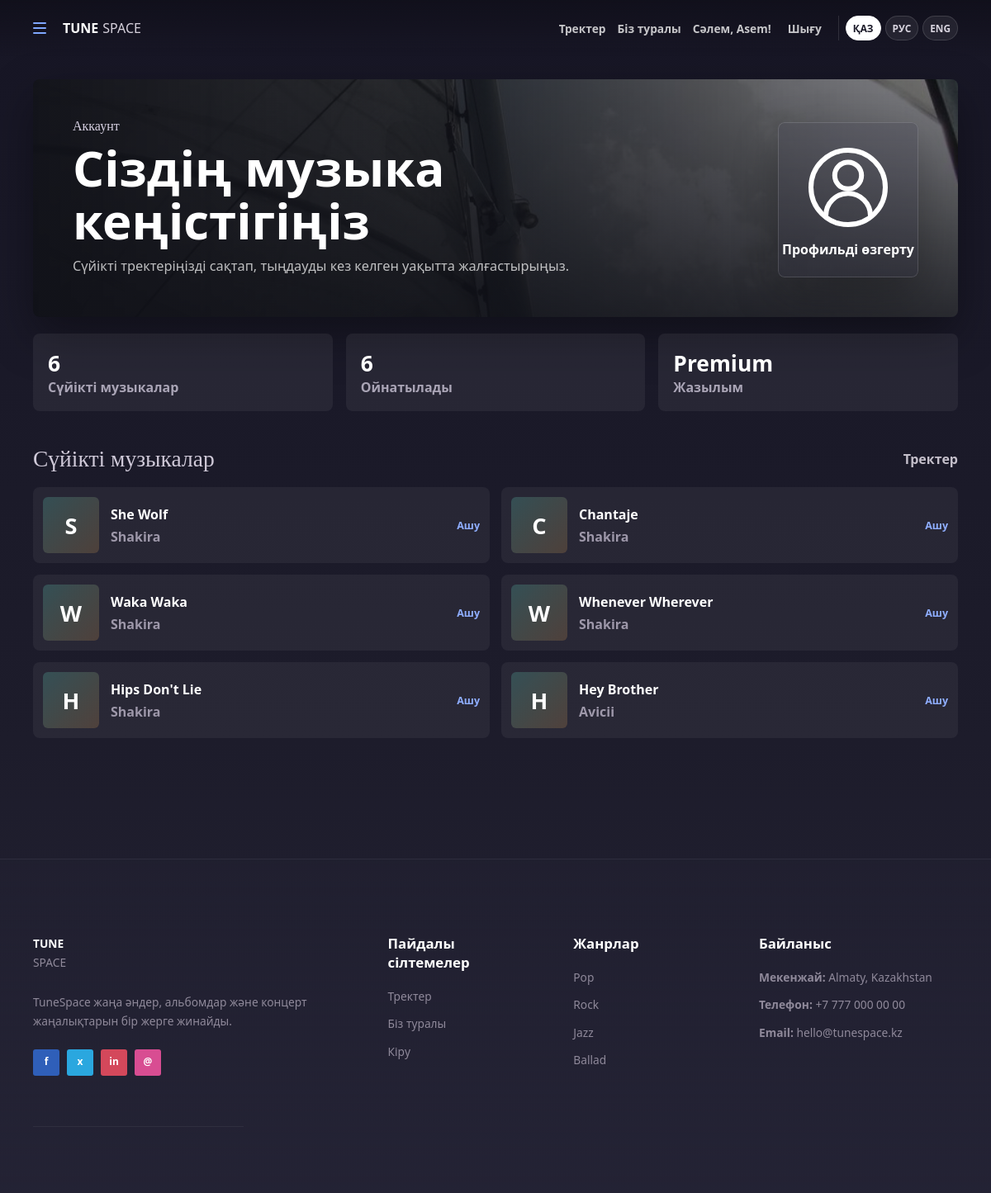
The app's page /users/account/ (signed in) with its own data.
### users/models.py (models this page shows, shortened)
class UserProfile(models.Model):
    GENDER_CHOICES = [
        ("", "Not set"),
        ("female", "Female"),
        ("male", "Male"),
        ("other", "Other"),
    ]
    SUBSCRIPTION_CHOICES = [
        ("free", "Free"),
        ("premium", "Premium"),
        ("gold", "Gold"),
    ]
    user = models.OneToOneField(settings.AUTH_USER_MODEL, on_delete=models.CASCADE, related_name="profile")
    display_name = models.CharField(max_length=120, blank=True)
    photo = models.ImageField(upload_to="profiles/", blank=True, null=True)
    age = models.PositiveIntegerField(blank=True, null=True)
    gender = models.CharField(max_length=20, choices=GENDER_CHOICES, blank=True)
    city = models.CharField(max_length=120, blank=True)
    interests = models.TextField(blank=True)
    subscription = models.CharField(max_length=20, choices=SUBSCRIPTION_CHOICES, default="free")
    email_notifications = models.BooleanField(default=True)
    release_notifications = models.BooleanField(default=True)
    verification_requested = models.BooleanField(default=False)

### books/models.py (models this page shows, shortened)
class Book(models.Model):
    STATUS_DRAFT = "draft"
    STATUS_PUBLISHED = "published"
    STATUS_CHOICES = [
        (STATUS_DRAFT, "Draft"),
        (STATUS_PUBLISHED, "Published"),
    ]
    title = models.CharField(max_length=200)
    author = models.ForeignKey(Author, on_delete=models.CASCADE, related_name="books")
    description = models.TextField()
    cover = models.ImageField(upload_to="books/", blank=True, null=True)
    audio_file = models.FileField(upload_to="tracks/", blank=True, null=True)
    created_at = models.DateTimeField(auto_now_add=True)
    status = models.CharField(max_length=20, choices=STATUS_CHOICES, default=STATUS_DRAFT)
    published_year = models.PositiveIntegerField(default=2001)
    genres = models.ManyToManyField(Genre, blank=True, related_name="books")
    objects = models.Manager()
    recent_books = RecentBookManager()
    class Meta:
        ordering = ["-created_at"]

class Author(models.Model):
    name = models.CharField(max_length=150, unique=True)
    birthdate = models.DateField()
    def __str__(self):
        return self.name

### users/views.py (the view)
# urls.py: path("account/", views.account, name="account"),
@login_required
def account(request):
    profile, _ = UserProfile.objects.get_or_create(user=request.user)
    favorite_tracks = Book.objects.select_related("author").order_by("-created_at")[:6]
    playable_count = sum(1 for track in favorite_tracks if track.audio_file)
    return render(
        request,
        "users/account.html",
        {
            "favorite_tracks": favorite_tracks,
            "playable_count": playable_count,
            "profile": profile,
        },
    )

### online_library/context_processors.py (called while the page is built)
def ui_text(request):
    return {
        "active_language": (get_language() or "kk").split("-")[0],
        "ui": get_ui_text(get_language()),
    }

### online_library/translations.py (called while the page is built)
def get_ui_text(language_code):
    code = (language_code or "kk").split("-")[0]
    return TRANSLATIONS.get(code, TRANSLATIONS["kk"])

### templates/users/account.html (shortened to what this page needs)
{% extends "base.html" %}
{% block content %}
<section class="account-page reveal">
    <header class="account-hero">
        <div>
            <p class="eyebrow">{{ ui.account }}</p>
            <h1>{{ ui.account_title }}</h1>
            <p>{{ ui.account_subtitle }}</p>
        </div>
        <a class="account-badge" href="{% url 'profile' %}" aria-label="{{ ui.edit_profile }}">
            <span class="account-person-icon">
                <svg viewBox="0 0 120 120" aria-hidden="true">
                    <circle class="profile-ring" cx="60" cy="60" r="50"></circle>
                    <circle class="profile-head" cx="60" cy="44" r="18"></circle>
                    <path class="profile-shoulders" d="M30 98a30 30 0 0 1 60 0"></path>
                </svg>
            </span>
            <strong>{{ ui.edit_profile }}</strong>
        </a>
    </header>
    <div class="account-stats">
        <article>
            <strong>{{ favorite_tracks|length }}</strong>
            <span>{{ ui.favorite_music }}</span>
        </article>
        <article>
            <strong>{{ playable_count }}</strong>
            <span>{{ ui.playable }}</span>
        </article>
        <article>
            <strong>{{ profile.get_subscription_display }}</strong>
            <span>{{ ui.subscription }}</span>
        </article>
    </div>
    <section class="account-section">
        <div class="section-heading">
            <h2 class="section-title">{{ ui.favorite_music }}</h2>
            <a href="{% url 'home' %}">{{ ui.tracks }}</a>
        </div>
        <div class="favorite-grid">
            {% for track in favorite_tracks %}
                <article class="favorite-card">
                    {% if track.cover %}
                        <img src="{{ track.cover.url }}" alt="{{ track.title }}">
                    {% else %}
                        <span class="favorite-cover-placeholder">{{ track.title|slice:":1" }}</span>
                    {% endif %}
                    <div>
                        <h3>{{ track.title }}</h3>
                        <p>{{ track.author }}</p>
                    </div>
                    <a class="mini-link" href="{% url 'book_detail' track.pk %}">{{ ui.open }}</a>
                </article>
            {% empty %}
                <p class="empty-copy">{{ ui.no_favorites }}</p>
            {% endfor %}
        </div>
    </section>
</section>
{% endblock %}

### templates/base.html (shortened to what this page needs)
{% load static %}
<!DOCTYPE html>
<html lang="{{ active_language }}">
<head>
    <link rel="stylesheet" href="{% static 'css/style.css' %}?v=song-search-51">
</head>
<body>
    <div class="noise-bg" aria-hidden="true"></div>
    {% block header %}
    <header class="site-header">
        <div class="container nav-wrap">
            <button class="menu-mark" type="button" aria-label="Menu" aria-controls="desktop-menu main-navigation" aria-expanded="false" data-menu-toggle><span></span><span></span><span></span></button>
            <a class="brand" href="{% url 'home' %}"><strong>TUNE</strong><span>SPACE</span></a>
            <nav class="main-nav" id="main-navigation" aria-label="Main navigation">
                <a href="{% url 'home' %}">{{ ui.tracks }}</a>
                <a href="{% url 'about' %}">{{ ui.about }}</a>
                {% if user.is_authenticated %}
                    <a class="user-name" href="{% url 'account' %}">{{ ui.hi }}, {{ user.username }}!</a>
                    <form action="{% url 'logout' %}" method="post" class="logout-form">
                        <button type="submit" class="logout-btn">{{ ui.logout }}</button>
                    </form>
                {% else %}
                    <a href="{% url 'login' %}">{{ ui.login }}</a>
                    <a class="nav-pill" href="{% url 'register' %}">{{ ui.signup }}</a>
                {% endif %}
                <form class="lang-switcher" action="{% url 'set_language' %}" method="post">
                    <button class="{% if active_language == 'kk' %}active{% endif %}" type="submit" name="language" value="kk">ҚАЗ</button>
                    <button class="{% if active_language == 'ru' %}active{% endif %}" type="submit" name="language" value="ru">РУС</button>
                    <button class="{% if active_language == 'en' %}active{% endif %}" type="submit" name="language" value="en">ENG</button>
                </form>
            </nav>
        </div>
    </header>
    {% endblock %}
    <main class="container content">
        {% block content %}{% endblock %}
    </main>
    {% block footer %}
    <footer class="site-footer">
        <div class="container footer-grid">
            <div class="footer-brand">
                <a class="brand" href="{% url 'home' %}"><strong>TUNE</strong><span>SPACE</span></a>
                <p>{{ ui.footer_text }}</p>
                <div class="social-row" aria-label="Social links">
                    <a href="#">f</a>
                    <a href="#">x</a>
                    <a href="#">in</a>
                    <a href="#">@</a>
                </div>
            </div>
            <div>
                <h3>{{ ui.useful_link }}</h3>
                <a href="{% url 'home' %}">{{ ui.tracks }}</a>
                <a href="{% url 'about' %}">{{ ui.about }}</a>
                <a href="{% url 'login' %}">{{ ui.login }}</a>
            </div>
            <div>
                <h3>{{ ui.genres }}</h3>
                <span>Pop</span>
                <span>Rock</span>
                <span>Jazz</span>
                <span>Ballad</span>
            </div>
            <div>
                <h3>{{ ui.contact_us }}</h3>
                <p><strong>{{ ui.address }}:</strong> Almaty, Kazakhstan</p>
                <p><strong>{{ ui.phone }}:</strong> +7 777 000 00 00</p>
                <p><strong>{{ ui.email_label }}:</strong> hello@tunespace.kz</p>
            </div>
        </div>
        <div class="container footer-bottom">2026 TuneSpace | {{ ui.copyright }}</div>
    </footer>
    {% endblock %}
</body>
</html>

### records on screen
UserProfile: subscription "Premium"
Book: title "S", title "She Wolf", author "Shakira", open "Ашу"
Book: title "C", title "Chantaje", author "Shakira", open "Ашу"
Book: title "W", title "Waka Waka", author "Shakira", open "Ашу"
Book: title "W", title "Whenever Wherever", author "Shakira", open "Ашу"
Book: title "H", title "Hips Don't Lie", author "Shakira", open "Ашу"
Book: title "H", title "Hey Brother", author "Avicii", open "Ашу"

### other values on screen
{{ ui.tracks }} "Тректер"
{{ ui.about }} "Біз туралы"
{{ ui.hi }} "Сәлем"
{{ user.username }} "Asem"
{{ ui.logout }} "Шығу"
{{ ui.account }} "Аккаунт"
{{ ui.account_title }} "Сіздің музыка кеңістігіңіз"
{{ ui.account_subtitle }} "Сүйікті тректеріңізді сақтап, тыңдауды кез келген уақытта жалғастырыңыз."
{{ ui.edit_profile }} "Профильді өзгерту"
{{ favorite_tracks|length }} "6"
{{ ui.favorite_music }} "Сүйікті музыкалар"
{{ playable_count }} "6"
{{ ui.playable }} "Ойнатылады"
{{ ui.subscription }} "Жазылым"
{{ ui.footer_text }} "TuneSpace жаңа әндер, альбомдар және концерт жаңалықтарын бір жерге жинайды."
